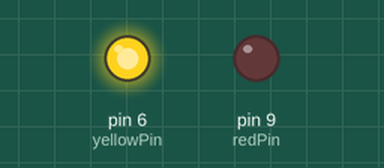
This sketch was run on a simulated Arduino Uno, built with avr-gcc and run on an emulated ATmega328P. On the bench: output pins drawn as LEDs (lit = HIGH).

Above: at 0.2 s.
At 5.2 s:
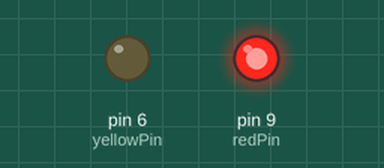
At 9.7 s:
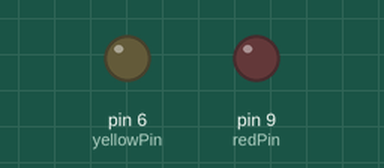
Timing chart, 0 to 10.4 s (numbered marks = the images above):
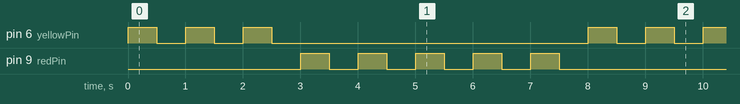

Measured:
- by itself, pin 6 (yellowPin): repeats every 8.0 s: 2 × (LOW 0.50 s, HIGH 0.50 s), LOW 5.5 s, HIGH 0.50 s
- by itself, pin 9 (redPin): repeats every 8.0 s: 4 × (LOW 0.50 s, HIGH 0.50 s), LOW 3.5 s, HIGH 0.50 s
- by itself, everything shown: repeats every 8.0 s, in 16 steps

The sketch:

Tutorial15_Code.ino
```cpp
int yellowPin = 6;
  int redPin = 9;
  int yellowTime = 500;
  int redTime = 500;
  int yellowBlink = 3;
  int redBlink = 5;

void setup() {
  // put your setup code here, to run once:
  pinMode(yellowPin, OUTPUT);
  pinMode(redPin, OUTPUT);
  Serial.begin(9600);
}

void loop() {
  // put your main code here, to run repeatedly:
  for (int j = 0; j < yellowBlink; j++) {
    digitalWrite(yellowPin, HIGH);
    delay(yellowTime);
    digitalWrite(yellowPin, LOW);
    delay(yellowTime);
  }

  for (int j = 0; j < redBlink; j++) {
    digitalWrite(redPin, HIGH);
    delay(redTime);
    digitalWrite(redPin, LOW);
    delay(redTime);
  }
}
```
